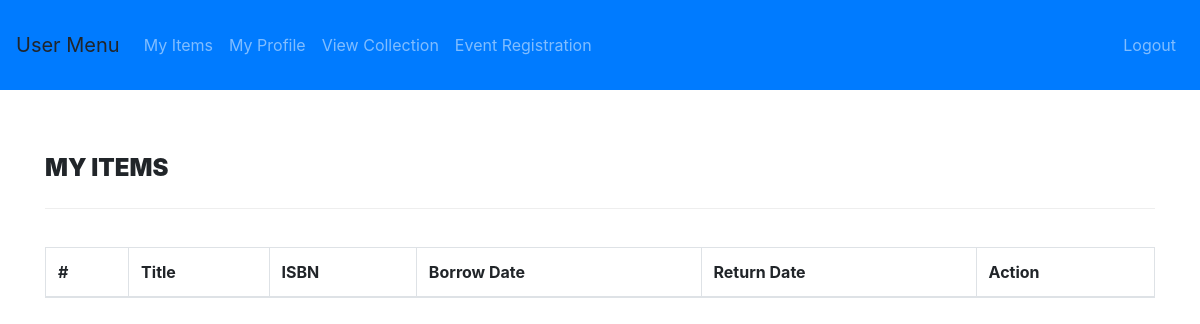
Before: /user-items.php (signed in) with the older database file.
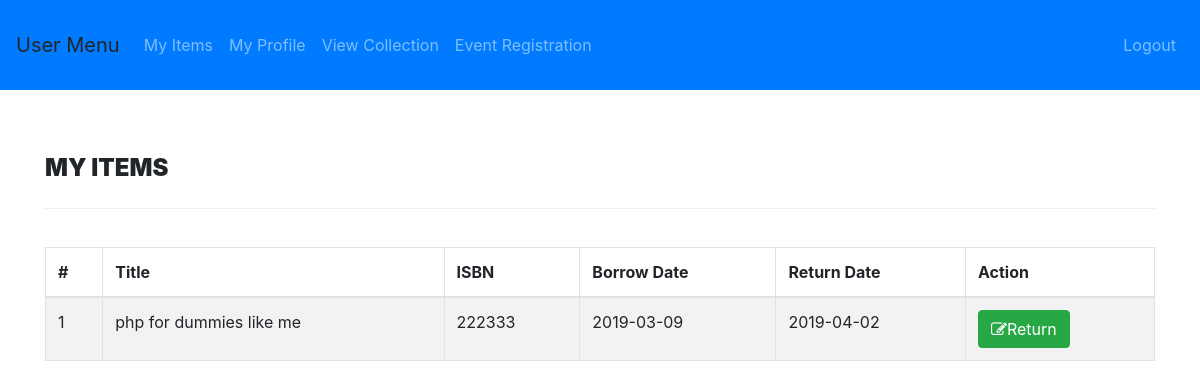
After: the same page with the newer database file.
### tables this page shows
CREATE TABLE `rent` (
  `ISBN` int(11) NOT NULL,
  `CollectionID` int(11) NOT NULL,
  `UserID` varchar(100) NOT NULL,
  `rentDate` DATE,
  `returnDate` DATE DEFAULT NULL,
  `overdue` int(11) DEFAULT NULL
);

CREATE TABLE `collection` (
  `id` int(11) NOT NULL,
  `Title` varchar(255) DEFAULT NULL,
  `GenreID` int(11) DEFAULT NULL,
  `AuthorID` int(11) DEFAULT NULL,
  `PublishID` int(11) DEFAULT NULL,
  `ISBN` int(11) DEFAULT NULL,
  `Price` int(11) DEFAULT NULL,
  `itemType` varchar(255) DEFAULT NULL
);

### user-items.php (the view, shortened to what this page needs)
<?php
include('includes/config.php');
if(strlen($_SESSION['login'])==0)
 {
 header('location:index.php');
}
 else{?>
<!DOCTYPE html>
<html xmlns="http://www.w3.org/1999/xhtml">
<head>
  <link rel="stylesheet" href="https://maxcdn.bootstrapcdn.com/bootstrap/4.3.1/css/bootstrap.min.css">
  <link href="assets/css/font-awesome.css" rel="stylesheet" />
  <link href="assets/js/dataTables/dataTables.bootstrap4.css" rel="stylesheet" />
  <link href="assets/css/style.css" rel="stylesheet" />
  </head>
  <body>
<?php include('user-navbar.php');?>
    <div class="content-wrapper">
         <div class="container">
        <div class="row pad-botm">
            <div class="col-md-12">
                <h4 class="header-line">My Items</h4>
            </div>
          </div>
            <div class="row">
                <div class="col-md-12">
                    <div class="panel panel-default">
                        <div class="panel-body">
                            <div class="table-responsive">
                                <table class="table table-striped table-bordered table-hover" id="dataTables-example">
                                    <thead>
                                        <tr>
                                            <th>#</th>
                                            <th>Title</th>
                                            <th>ISBN</th>
                                            <th>Borrow Date</th>
                                            <th>Return Date</th>
                                            <th>Action</th>
                                        </tr>
                                    </thead>
                                    <tbody>
<?php
$uid=$_SESSION['userid'];
$sql="SELECT collection.Title,collection.ISBN,rent.rentDate,
rent.returnDate,rent.ISBN as rid
from  rent join users on users.UserID=rent.UserID
join collection on collection.id=rent.CollectionID
where users.UserID=:uid order by rent.ISBN desc";
$query = $dbh -> prepare($sql);
$query-> bindParam(':uid', $uid, PDO::PARAM_STR);
$query->execute();
$results=$query->fetchAll(PDO::FETCH_OBJ);
$cnt=1;
if($query->rowCount() > 0)
{
foreach($results as $result)
{               ?>
                                        <tr class="odd gradeX">
                                            <td class="center"><?php echo htmlentities($cnt);?></td>
                                            <td class="center"><?php echo htmlentities($result->Title);?></td>
                                            <td class="center"><?php echo htmlentities($result->ISBN);?></td>
                                            <td class="center"><?php echo htmlentities($result->rentDate);?></td>
                                            <td class="center"><?php echo htmlentities($result->returnDate);?></td>
                                            <td class="center">
                                            <a href="#<?php echo htmlentities($result->id);?>"><button class="btn btn-success"><i class="fa fa-edit "></i>Return</button>
                                            </td>
                                        </tr>
 <?php $cnt=$cnt+1;}} ?>
                                    </tbody>
                                </table>
                            </div>
                        </div>
                    </div>
                </div>
            </div>
        </div>
    </div>
</body>
</html>
<?php } ?>

### user-navbar.php (shortened to what this page needs)
<!DOCTYPE html>
<html lang="en">
<head>
  <link rel="stylesheet" href="https://maxcdn.bootstrapcdn.com/bootstrap/4.3.1/css/bootstrap.min.css">
</head>
<body>
  <nav class="navbar navbar-dark bg-primary navbar-expand-md py-md-2">
      <a class="navbar-brand">User Menu</a>
      <div class="navbar-collapse collapse" id="navbarNav">
          <ul class="navbar-nav">
              <li class="nav-item py-md-2"><a href="user-items.php" class="nav-link">My Items</a></li>
              <li class="nav-item py-md-2"><a href="user-profile.php" class="nav-link">My Profile</a></li>
              <li class="nav-item py-md-2"><a href="user-view.php" class="nav-link">View Collection</a></li>
              <li class="nav-item py-md-2"><a href="register-event.php" class="nav-link">Event Registration</a></li>
          </ul>
<?php if($_SESSION['login'])
  {
?>
          <ul class="navbar-nav ml-auto">
            <li class="nav-item py-md-2 "><a href="logout.php" class="nav-link">Logout</a></li>
          </ul>
<?php }?>
      </div>
  </nav>
<br>
</body>
</html>

### assets/css/style.css (style rules this page uses)
.content-wrapper { margin-top: 40px; min-height:800px; padding-bottom:90px; }
.header-line { font-weight:900; padding-bottom:25px; border-bottom:1px solid #eeeeee; text-transform:uppercase; }
.pad-botm { padding-bottom:30px; }
.navbar { min-height: 90px; margin-bottom: 0px; }

Changed rows visible on the page:
now on this page (row edited): rent: CollectionID.Title "php for dummies like me", CollectionID.ISBN "222333", rentDate "2019-03-09", returnDate "2019-04-02"
